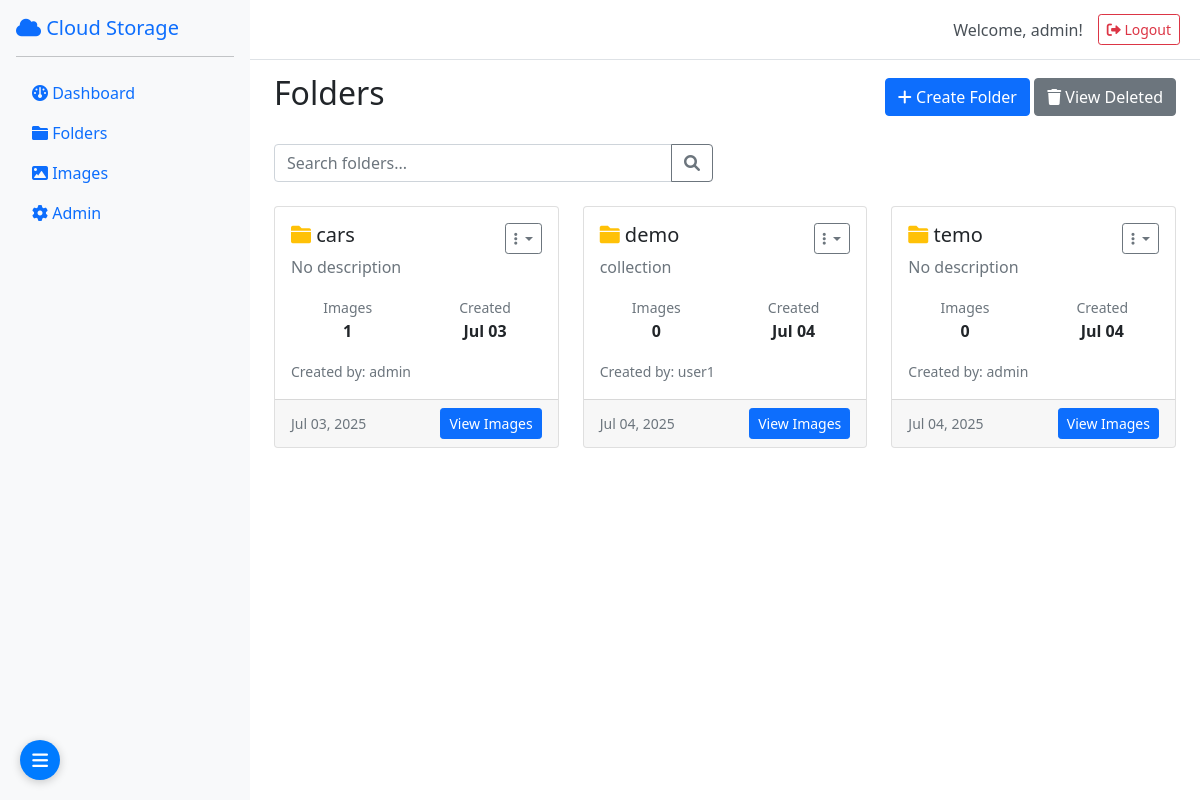
Page /folders/ (signed in) on the earlier database version.
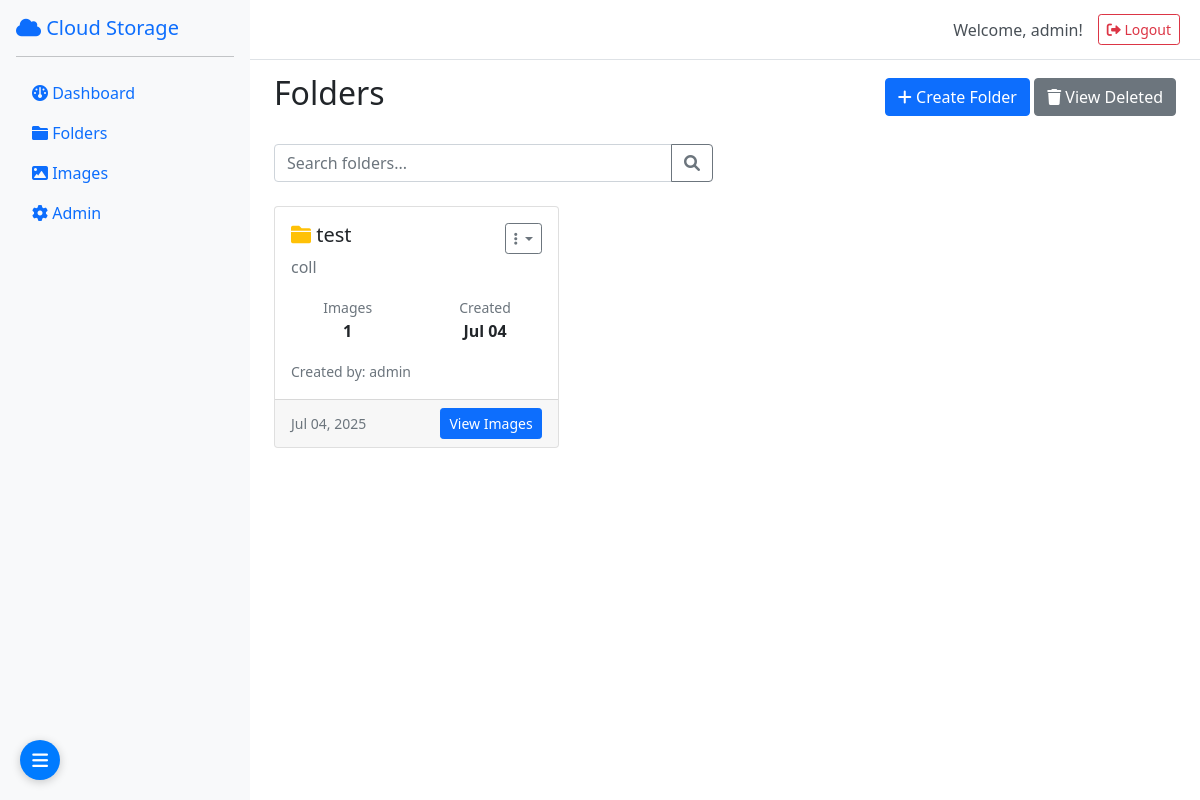
Same page on the later database version.
### storage/models.py (models this page shows, shortened)
class BaseModel(models.Model):
    created_by = models.ForeignKey(User, on_delete=models.CASCADE, related_name='%(class)s_created')
    updated_by = models.ForeignKey(User, on_delete=models.CASCADE, related_name='%(class)s_updated', null=True, blank=True)
    deleted_by = models.ForeignKey(User, on_delete=models.CASCADE, related_name='%(class)s_deleted', null=True, blank=True)
    created_at = models.DateTimeField(auto_now_add=True)
    updated_at = models.DateTimeField(auto_now=True)
    deleted_at = models.DateTimeField(null=True, blank=True)
    is_deleted = models.BooleanField(default=False)
    class Meta:
        abstract = True

class Folder(BaseModel):
    name = models.CharField(max_length=255)
    description = models.TextField(blank=True)
    parent = models.ForeignKey('self', on_delete=models.CASCADE, null=True, blank=True, related_name='children')
    class Meta:
        unique_together = ['name', 'parent', 'created_by']
        ordering = ['name']
    @property
    def active_images_count(self):
        return self.images.filter(is_deleted=False).count()

### storage/views.py (the view, shortened to what this page needs)
# urls.py: path('folders/', views.folders_view, name='folders'),
@login_required
def folders_view(request):
    if request.user.is_superuser:
        folders = Folder.objects.filter(is_deleted=False)
    folders = folders.prefetch_related('images')
    user_permissions = {}
    for folder in folders:
        if request.user.is_superuser or folder.created_by == request.user:
            folder.user_permissions = ['view', 'create', 'update', 'delete', 'download']
        else:
            folder.user_permissions = user_permissions.get(folder.id, [])
    paginator = Paginator(folders, 20)
    page = request.GET.get('page')
    folders = paginator.get_page(page)
    return render(request, 'folders.html', {'folders': folders})

### templates/folders.html (shortened to what this page needs)
{% extends 'base.html' %}
{% block content %}
<div class="d-flex justify-content-between align-items-center mb-4">
    <h2>Folders</h2>
    <div>
        {% if user.is_superuser %}
        <button class="btn btn-primary" data-bs-toggle="modal" data-bs-target="#createFolderModal">
            <i class="fas fa-plus"></i> Create Folder
        </button>
        {% endif %}
        {% if user.is_superuser %}
        <button class="btn btn-secondary" onclick="showDeletedFolders()">
            <i class="fas fa-trash"></i> View Deleted
        </button>
        {% endif %}
    </div>
</div>
<div class="row mb-4">
    <div class="col-md-6">
        <div class="input-group">
            <input type="text" class="form-control" id="searchFolders" placeholder="Search folders...">
            <button class="btn btn-outline-secondary" type="button" onclick="searchFolders()">
                <i class="fas fa-search"></i>
            </button>
        </div>
    </div>
</div>
<div class="row" id="foldersContainer">
    {% if folders %}
        {% for folder in folders %}
        <div class="col-md-6 col-lg-4 mb-4 folder-item" data-folder-name="{{ folder.name|lower }}">
            <div class="card folder-card h-100">
                <div class="card-body">
                    <div class="d-flex justify-content-between align-items-start mb-3">
                        <div>
                            <h5 class="card-title">
                                <i class="fas fa-folder text-warning"></i>
                                {{ folder.name }}
                            </h5>
                            <p class="card-text text-muted">{{ folder.description|default:"No description" }}</p>
                        </div>
                        <div class="dropdown">
                            <button class="btn btn-sm btn-outline-secondary dropdown-toggle" type="button" data-bs-toggle="dropdown">
                                <i class="fas fa-ellipsis-v"></i>
                            </button>
                        </div>
                    </div>
                    <div class="row text-center">
                        <div class="col-6">
                            <small class="text-muted">Images</small>
                            <div class="fw-bold">{{ folder.active_images_count }}</div>
                        </div>
                        <div class="col-6">
                            <small class="text-muted">Created</small>
                            <div class="fw-bold">{{ folder.created_at|date:"M d" }}</div>
                        </div>
                    </div>
                    <div class="mt-3">
                        <small class="text-muted">
                            Created by: {{ folder.created_by.username }}
                        </small>
                    </div>
                </div>
                <div class="card-footer">
                    <div class="d-flex justify-content-between align-items-center">
                        <small class="text-muted">{{ folder.created_at|date:"M d, Y" }}</small>
                        <a href="{% url 'folder_images' folder.id %}" class="btn btn-sm btn-primary">
                            View Images
                        </a>
                    </div>
                </div>
            </div>
        </div>
        {% endfor %}
    {% endif %}
</div>
{% endblock %}

Differences in the rows shown:
removed Folder: name "demo", description "collection", active_images_count "0", created_at "Jul 04", created_by.username "user1", created_at "Jul 04, 2025"
removed Folder: name "temo", description "No description", active_images_count "0", created_at "Jul 04", created_by.username "admin", created_at "Jul 04, 2025"
changed Folder "admin": name "cars" → "test"; description "No description" → "coll"; created_at "Jul 03" → "Jul 04"; created_at "Jul 03, 2025" → "Jul 04, 2025"
